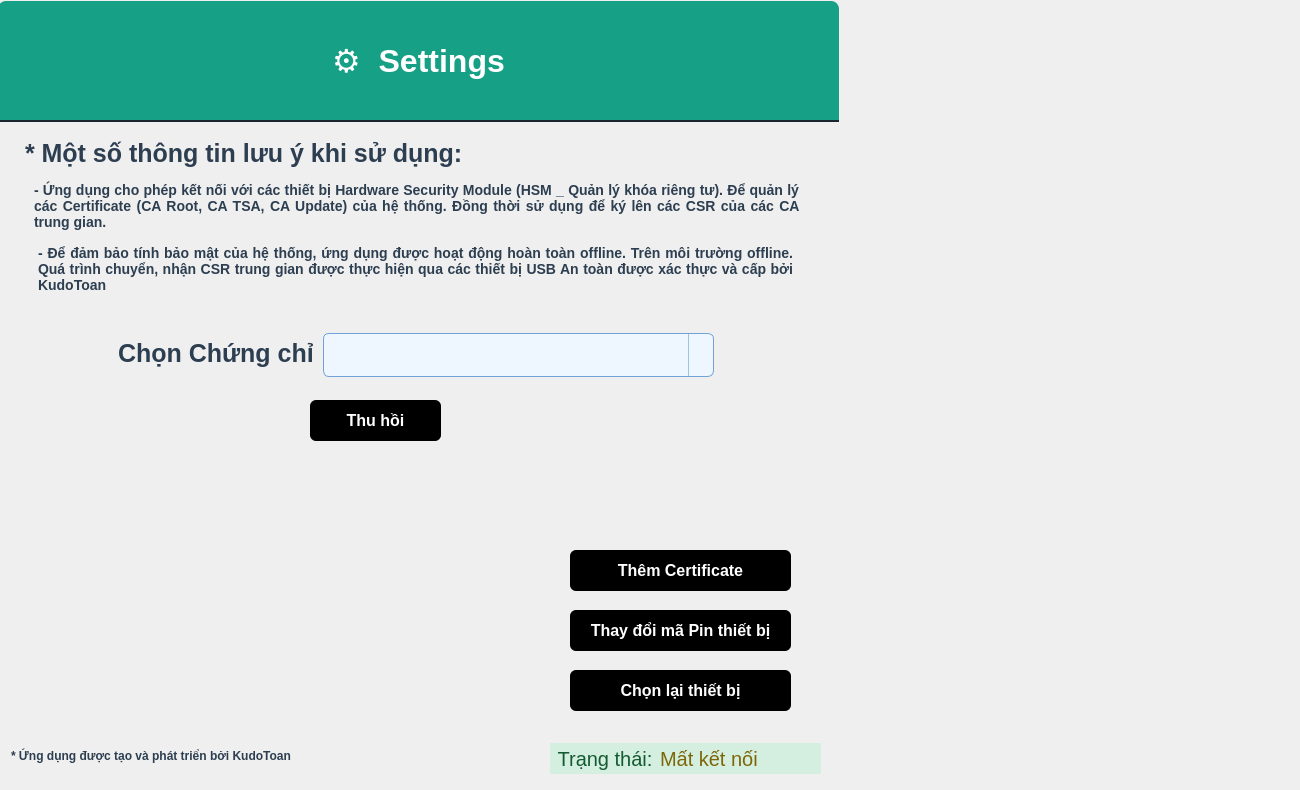
               <widget class="QWidget" name="settingsPage">
                <widget class="QLabel" name="lb_status_2">
                 <property name="geometry">
                  <rect>
                   <x>660</x>
                   <y>743</y>
                   <width>161</width>
                   <height>31</height>
                  </rect>
                 </property>
                 <property name="styleSheet">
                  <string notr="true">background-color: #D4EFDF;  /* Light green */
color: #7D6608; font-size: 20px;
</string>
                 </property>
                 <property name="text">
                  <string>Mất kết nối</string>
                 </property>
                 <property name="alignment">
                  <set>Qt::AlignmentFlag::AlignJustify|Qt::AlignmentFlag::AlignVCenter</set>
                 </property>
                </widget>
                <widget class="QLabel" name="label_19">
                 <property name="geometry">
                  <rect>
                   <x>550</x>
                   <y>743</y>
                   <width>110</width>
                   <height>31</height>
                  </rect>
                 </property>
                 <property name="styleSheet">
                  <string notr="true">background-color: #D4EFDF;  /* Light green */
color: #145A32;   
font-size: 20px;</string>
                 </property>
                 <property name="text">
                  <string>Trạng thái:</string>
                 </property>
                 <property name="alignment">
                  <set>Qt::AlignmentFlag::AlignCenter</set>
                 </property>
                </widget>
                <widget class="QLabel" name="label_24">
                 <property name="geometry">
                  <rect>
                   <x>-460</x>
                   <y>120</y>
                   <width>1291</width>
                   <height>661</height>
                  </rect>
                 </property>
                 <property name="text">
                  <string/>
                 </property>
                 <property name="pixmap">
                  <pixmap resource="image/resource.qrc">:/new/image/background.jpg</pixmap>
                 </property>
                 <property name="scaledContents">
                  <bool>true</bool>
                 </property>
                 <property name="indent">
                  <number>-1</number>
                 </property>
                </widget>
                <widget class="QLabel" name="label_4">
                 <property name="geometry">
                  <rect>
                   <x>-2</x>
                   <y>1</y>
                   <width>841</width>
                   <height>121</height>
                  </rect>
                 </property>
                 <property name="styleSheet">
                  <string notr="true"> font-size: 32px;
    font-weight: bold;
    color: white;
background-color: #16A085;
    padding: 12px 20px;
    border-bottom: 2px solid #1A252F;
    border-top-left-radius: 8px;
    border-top-right-radius: 8px;</string>
                 </property>
                 <property name="text">
                  <string>⚙️  Settings</string>
                 </property>
                 <property name="alignment">
                  <set>Qt::AlignmentFlag::AlignCenter</set>
                 </property>
                </widget>
                <widget class="QPushButton" name="pushButton_6">
                 <property name="geometry">
                  <rect>
                   <x>310</x>
                   <y>400</y>
                   <width>131</width>
                   <height>41</height>
                  </rect>
                 </property>
                 <property name="styleSheet">
                  <string notr="true">QPushButton {
    background-color: #000000;
    color: white;
    border: none;
    border-radius: 6px;
    padding: 8px 18px;
    font-size: 16px;
    font-weight: bold;
}

QPushButton:hover {
    background-color: #2c3e50;
}

QPushButton:pressed {
    background-color: #1a252f;
}</string>
                 </property>
                 <property name="text">
                  <string>Thu hồi</string>
                 </property>
                </widget>
                <widget class="QPushButton" name="pushButton_7">
                 <property name="geometry">
                  <rect>
                   <x>570</x>
                   <y>550</y>
                   <width>221</width>
                   <height>41</height>
                  </rect>
                 </property>
                 <property name="styleSheet">
                  <string notr="true">QPushButton {
    background-color: #000000;
    color: white;
    border: none;
    border-radius: 6px;
    padding: 8px 18px;
    font-size: 16px;
    font-weight: bold;
}

QPushButton:hover {
    background-color: #2c3e50;
}

QPushButton:pressed {
    background-color: #1a252f;
}</string>
                 </property>
                 <property name="text">
                  <string>Thêm Certificate</string>
                 </property>
                </widget>
                <widget class="QPushButton" name="pushButton_8">
                 <property name="geometry">
                  <rect>
                   <x>570</x>
                   <y>610</y>
                   <width>221</width>
                   <height>41</height>
                  </rect>
                 </property>
                 <property name="styleSheet">
                  <string notr="true">QPushButton {
    background-color: #000000;
    color: white;
    border: none;
    border-radius: 6px;
    padding: 8px 18px;
    font-size: 16px;
    font-weight: bold;
}

QPushButton:hover {
    background-color: #2c3e50;
}

QPushButton:pressed {
    background-color: #1a252f;
}</string>
                 </property>
                 <property name="text">
                  <string>Thay đổi mã Pin thiết bị</string>
                 </property>
                </widget>
                <widget class="QPushButton" name="pushButton_9">
                 <property name="geometry">
                  <rect>
                   <x>570</x>
                   <y>670</y>
                   <width>221</width>
                   <height>41</height>
                  </rect>
                 </property>
                 <property name="styleSheet">
                  <string notr="true">QPushButton {
    background-color: #000000;
    color: white;
    border: none;
    border-radius: 6px;
    padding: 8px 18px;
    font-size: 16px;
    font-weight: bold;
}

QPushButton:hover {
    background-color: #2c3e50;
}

QPushButton:pressed {
    background-color: #1a252f;
}</string>
                 </property>
                 <property name="text">
                  <string>Chọn lại thiết bị</string>
                 </property>
                </widget>
                <widget class="QComboBox" name="comboBox_5">
                 <property name="geometry">
                  <rect>
                   <x>323</x>
                   <y>333</y>
                   <width>391</width>
                   <height>44</height>
                  </rect>
                 </property>
                 <property name="font">
                  <font>
                   <family>Segoe UI</family>
                   <pointsize>-1</pointsize>
                  </font>
                 </property>
                 <property name="styleSheet">
                  <string notr="true">QComboBox {
    background-color: #eef6ff;  /* xanh nhạt phù hợp nền */
    border: 1px solid #70a1d7;  /* xanh dương nhẹ */
    border-radius: 6px;
    padding: 6px 30px 6px 10px; /* chừa chỗ cho mũi tên */
    font-size: 20px;
    color: #1e1e1e;
    min-height: 30px;
}

QComboBox:hover {
    border: 1px solid #4a90e2;
    background-color: #e2f0ff;
}

QComboBox:focus {
    border: 1px solid #4a90e2;
    background-color: #dceeff;
}

QComboBox::drop-down {
    subcontrol-origin: padding;
    subcontrol-position: top right;
    width: 24px;
    border-left: 1px solid #a0c4e0;
    background: transparent;
}

QComboBox::down-arrow {
    image: url(:/new/icon/icon/down.svg);
    width: 12px;
    height: 12px;
    margin-right: 6px;
}

/* Danh sách xổ xuống */
QComboBox QAbstractItemView {
    background-color: #ffffff;
    color: #1e1e1e;
    selection-background-color: #cce7ff;
    selection-color: black;
    border: 1px solid #70a1d7;
    font-size: 13px;
    outline: none;
}

QComboBox QAbstractItemView::item:selected {
    background-color: #cce7ff;
    color: black;
}</string>
                 </property>
                </widget>
                <widget class="QLabel" name="label_25">
                 <property name="geometry">
                  <rect>
                   <x>103</x>
                   <y>333</y>
                   <width>221</width>
                   <height>41</height>
                  </rect>
                 </property>
                 <property name="font">
                  <font>
                   <pointsize>-1</pointsize>
                   <bold>true</bold>
                  </font>
                 </property>
                 <property name="mouseTracking">
                  <bool>false</bool>
                 </property>
                 <property name="styleSheet">
                  <string notr="true">font-weight: bold;
    color: #2C3E50;
    font-size: 25px;
    padding: 4px 8px;
</string>
                 </property>
                 <property name="text">
                  <string>Chọn Chứng chỉ:</string>
                 </property>
                </widget>
                <widget class="QLabel" name="label_26">
                 <property name="geometry">
                  <rect>
                   <x>10</x>
                   <y>133</y>
                   <width>571</width>
                   <height>41</height>
                  </rect>
                 </property>
                 <property name="font">
                  <font>
                   <pointsize>-1</pointsize>
                   <bold>true</bold>
                  </font>
                 </property>
                 <property name="mouseTracking">
                  <bool>false</bool>
                 </property>
                 <property name="styleSheet">
                  <string notr="true">font-weight: bold;
    color: #2C3E50;
    font-size: 25px;
    padding: 4px 8px;
</string>
                 </property>
                 <property name="text">
                  <string>* Một số thông tin lưu ý khi sử dụng:</string>
                 </property>
                </widget>
                <widget class="QLabel" name="label_27">
                 <property name="geometry">
                  <rect>
                   <x>0</x>
                   <y>730</y>
                   <width>301</width>
                   <height>51</height>
                  </rect>
                 </property>
                 <property name="font">
                  <font>
                   <pointsize>-1</pointsize>
                   <bold>true</bold>
                  </font>
                 </property>
                 <property name="mouseTracking">
                  <bool>false</bool>
                 </property>
                 <property name="styleSheet">
                  <string notr="true">font-weight: bold;
    color: #2C3E50;
    font-size: 12px;
    padding: 4px 8px;
</string>
                 </property>
                 <property name="text">
                  <string>* Ứng dụng được tạo và phát triển bởi KudoToan</string>
                 </property>
                </widget>
                <widget class="QLabel" name="label_28">
                 <property name="geometry">
                  <rect>
                   <x>26</x>
                   <y>170</y>
                   <width>781</width>
                   <height>71</height>
                  </rect>
                 </property>
                 <property name="font">
                  <font>
                   <pointsize>-1</pointsize>
                   <bold>true</bold>
                  </font>
                 </property>
                 <property name="mouseTracking">
                  <bool>false</bool>
                 </property>
                 <property name="styleSheet">
                  <string notr="true">font-weight: bold;
    color: #2C3E50;
    font-size: 14px;
    padding: 4px 8px;
</string>
                 </property>
                 <property name="text">
                  <string>- Ứng dụng cho phép kết nối với các thiết bị Hardware Security Module (HSM _ Quản lý khóa riêng tư). Để quản lý các Certificate (CA Root, CA TSA, CA Update) của hệ thống. Đồng thời sử dụng để ký lên các CSR của các CA trung gian.</string>
                 </property>
                 <property name="alignment">
                  <set>Qt::AlignmentFlag::AlignJustify|Qt::AlignmentFlag::AlignVCenter</set>
                 </property>
                 <property name="wordWrap">
                  <bool>true</bool>
                 </property>
                </widget>
                <widget class="QLabel" name="label_29">
                 <property name="geometry">
                  <rect>
                   <x>30</x>
                   <y>233</y>
                   <width>771</width>
                   <height>71</height>
                  </rect>
                 </property>
                 <property name="font">
                  <font>
                   <pointsize>-1</pointsize>
                   <bold>true</bold>
                  </font>
                 </property>
                 <property name="mouseTracking">
                  <bool>false</bool>
                 </property>
                 <property name="styleSheet">
                  <string notr="true">font-weight: bold;
    color: #2C3E50;
    font-size: 14px;
    padding: 4px 8px;
</string>
                 </property>
                 <property name="text">
                  <string>- Để đảm bảo tính bảo mật của hệ thống, ứng dụng được hoạt động hoàn toàn offline. Trên môi trường offline. Quá trình chuyển, nhận CSR trung gian được thực hiện qua các thiết bị USB An toàn được xác thực và cấp bởi KudoToan</string>
                 </property>
                 <property name="alignment">
                  <set>Qt::AlignmentFlag::AlignJustify|Qt::AlignmentFlag::AlignVCenter</set>
                 </property>
                 <property name="wordWrap">
                  <bool>true</bool>
                 </property>
                </widget>
                <zorder>label_24</zorder>
                <zorder>lb_status_2</zorder>
                <zorder>label_19</zorder>
                <zorder>label_4</zorder>
                <zorder>pushButton_6</zorder>
                <zorder>pushButton_7</zorder>
                <zorder>pushButton_8</zorder>
                <zorder>pushButton_9</zorder>
                <zorder>comboBox_5</zorder>
                <zorder>label_25</zorder>
                <zorder>label_26</zorder>
                <zorder>label_27</zorder>
                <zorder>label_28</zorder>
                <zorder>label_29</zorder>
               </widget>
